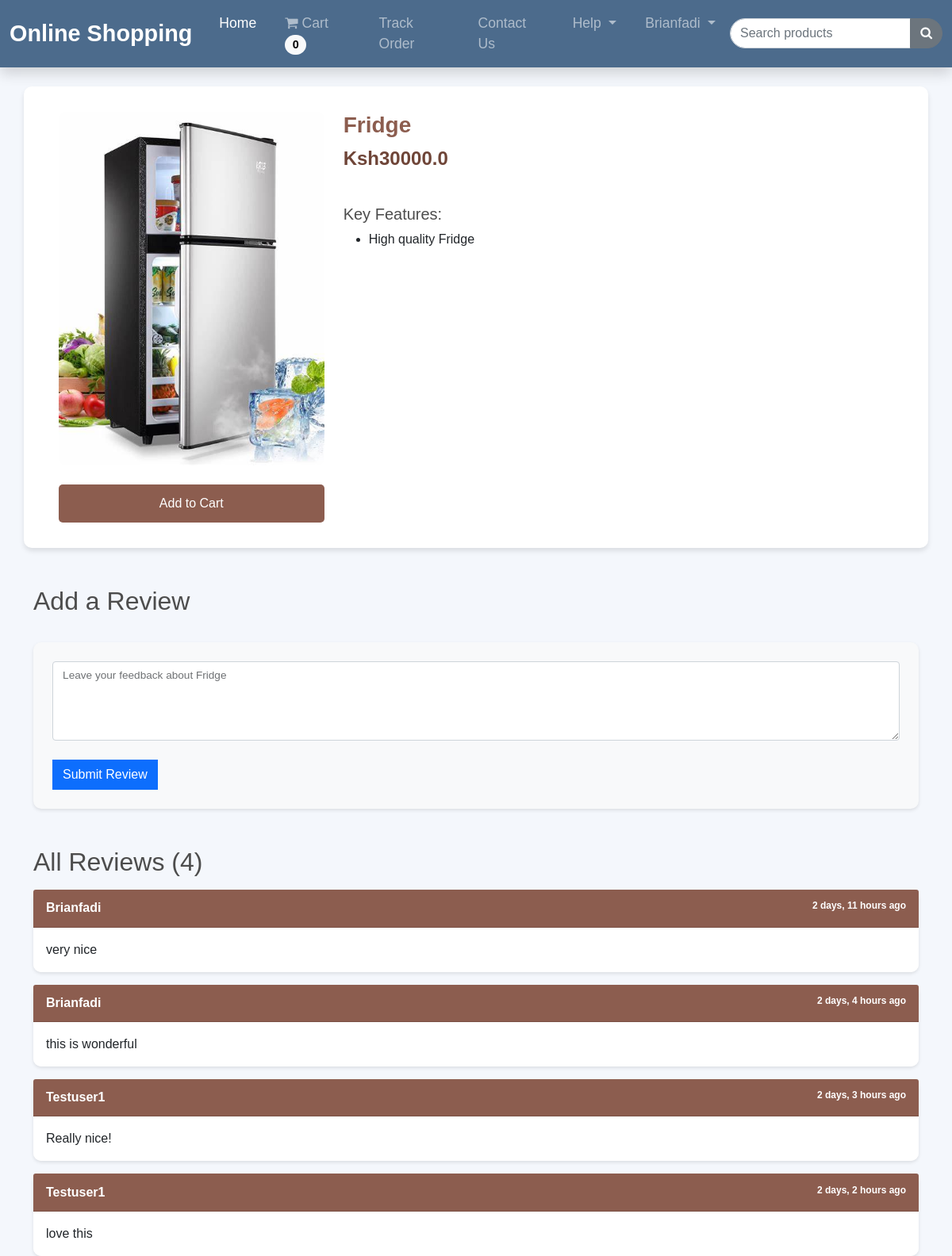
Screenshot of /product_view/3/ (signed in) with the database file from the repository.
### shop/models.py (models this page shows, shortened)
class Product(models.Model):
    name = models.CharField(max_length=100)
    price = models.FloatField()
    image = models.ImageField(upload_to="", default="")

class Feature(models.Model):
    product = models.ForeignKey(Product, on_delete=models.CASCADE)
    feature = models.CharField(max_length=1000, null=True, blank=True)

class Review(models.Model):
    customer = models.ForeignKey(Customer, on_delete=models.CASCADE)
    product = models.ForeignKey(Product, on_delete=models.CASCADE)
    content = models.TextField()
    datetime = models.DateTimeField(default=now)

class Customer(models.Model):
    user = models.OneToOneField(User, on_delete=models.CASCADE)
    name = models.CharField(max_length=100)
    email = models.CharField(max_length=100)
    phone_number = models.CharField(max_length=10, null=True, blank=True)
    def __str__(self):
        return str(self.user)

### shop/views.py (the view, shortened to what this page needs)
# urls.py: path("product_view/<int:myid>/", views.product_view, name="product_view"),
@login_required
def product_view(request, myid):
    product = get_object_or_404(Product, id=myid)
    feature = Feature.objects.filter(product=product)
    reviews = Review.objects.filter(product=product)
    data = cartData(request)
    cartItems = data['cartItems']
    return render(request, "shop/product_view.html", {
        'product': product,
        'cartItems': cartItems,
        'feature': feature,
        'reviews': reviews,
    })

### shop/inherit.py (called while the page is built)
def cartData(request):
    if request.user.is_authenticated:
        customer = request.user.customer
        order, created = Order.objects.get_or_create(customer=customer, complete=False)
        items = order.orderitem_set.all()
        cartItems = order.get_cart_items
    else:
        items = []
        order = {'get_cart_total':0, 'get_cart_items':0}
        cartItems = order['get_cart_items']
    return {'cartItems':cartItems, 'items':items, 'order':order}

### shop/models.py (called while the page is built)
    @property
    def get_cart_items(self):
        orderitems = self.orderitem_set.all()
        total = sum([item.quantity for item in orderitems])
        return total

### shop/templates/shop/product_view.html (shortened to what this page needs)
{% extends 'shop/base.html' %}
{% load humanize %}
{% load static %}
{% block body %}
<div class="container mt-4">
    <div class="row product-container">
        <div class="col-md-4 product-image">
            <img src="/media/{{ product.image }}" alt="{{ product.name }}">
            <br><br>
            <button
                data-product="{{ product.id }}"
                data-action="add"
                class="btn add-btn update-cart">
                Add to Cart
            </button>
        </div>
        <div class="col-md-8 product-details">
            <h3>{{ product.name }}</h3>
            <p class="product-price">Ksh{{ product.price }}</p>
            <br>
            <h5>Key Features:</h5>
            <ul>
                {% for i in feature %}
                <li>{{ i.feature }}</li>
                {% endfor %}
            </ul>
        </div>
    </div>
    <div class="review-section mt-5">
        <h2>Add a Review</h2>
        <form method="POST" action="/product_view/{{ product.id }}/" class="review-form">
            <div class="form-floating">
                <textarea
                    class="form-control"
                    placeholder="Leave a comment here"
                    id="floatingTextarea2"
                    style="height: 100px"
                    name="content">
                </textarea>
                <label for="floatingTextarea2">Leave your feedback about {{ product.name }}</label>
            </div>
            <br>
            <button type="submit" class="btn btn-primary">Submit Review</button>
        </form>
    </div>
    <div class="reviews-container mt-5">
        <h2>All Reviews ({{ reviews.count }})</h2>
        {% for review in reviews %}
        <div class="card mt-3">
            <div class="card-header">
                {{ review.customer }}
                <span style="float: right; font-size: 12px;">{{ review.datetime | naturaltime }}</span>
            </div>
            <div class="card-body">
                <p class="card-text">{{ review.content }}</p>
            </div>
        </div>
        {% empty %}
        <p>No reviews yet. Be the first to review this product!</p>
        {% endfor %}
    </div>
</div>
{% endblock %}

### shop/templates/shop/base.html (shortened to what this page needs)
<!doctype html>
<html lang="en">
<head>
    <link href="https://cdn.jsdelivr.net/npm/bootstrap@5.0.2/dist/css/bootstrap.min.css" rel="stylesheet"
>
    <link rel="stylesheet" href="https://cdnjs.cloudflare.com/ajax/libs/font-awesome/4.7.0/css/font-awesome.min.css">
</head>
<body style="background: #f4f7fc; font-family: 'Arial', sans-serif;">
 <nav class="navbar navbar-expand-lg navbar-dark sticky-top shadow" style="background-color: #4C6B8C;">
    <div class="container-fluid">
        <a class="navbar-brand" href="/" style="font-size: 1.8rem; font-weight: bold;">Online Shopping</a>
        <div class="collapse navbar-collapse" id="navbarContent">
            <ul class="navbar-nav me-auto mb-2 mb-lg-0">
                <li class="nav-item">
                    <a class="nav-link active" href="/" style="font-size: 1.1rem;">Home</a>
                </li>
                <li class="nav-item">
                    <a class="nav-link" href="/cart/" style="font-size: 1.1rem; position: relative;">
                        <i class="fa fa-shopping-cart"></i> Cart
                        <span class="badge bg-light rounded-pill" id="cart-count" style="color: black">
                            {{ cartItems }}
                        </span>
                    </a>
                </li>
                <li class="nav-item">
                    <a class="nav-link" href="/tracker/" style="font-size: 1.1rem;">Track Order</a>
                </li>
                <li class="nav-item">
                    <a class="nav-link" href="/contact/" style="font-size: 1.1rem;">Contact Us</a>
                </li>
                <li class="nav-item dropdown">
                    <a class="nav-link dropdown-toggle" href="#" id="helpDropdown" role="button" data-bs-toggle="dropdown" aria-expanded="false" style="font-size: 1.1rem;">
                        Help
                    </a>
                </li>
                {% if not request.user.is_authenticated %}
                <li class="nav-item">
                    <a class="nav-link" href="/register/" style="font-size: 1.1rem;">Register</a>
                </li>
                <li class="nav-item">
                    <a class="nav-link" href="/login/" style="font-size: 1.1rem;">Login</a>
                </li>
                {% else %}
                <li class="nav-item dropdown">
                    <a class="nav-link dropdown-toggle" href="#" id="accountDropdown" role="button" data-bs-toggle="dropdown" aria-expanded="false" style="font-size: 1.1rem;">
                        {{ request.user }}
                    </a>
                </li>
                {% endif %}
            </ul>
            <form class="d-flex" method="POST" action="/search/">
                <div class="input-group">
                    <input class="form-control" type="search" name="search" placeholder="Search products" aria-label="Search" style="border-radius: 30px 0 0 30px;">
                    <button class="btn btn-secondary" type="submit" style="border-radius: 0 30px 30px 0;">
                        <i class="fa fa-search"></i>
                    </button>
                </div>
            </form>
        </div>
    </div>
</nav>
    {% block body %}
    {% endblock %}
</body>
</html>

### shop/templates/shop/base.html (style rules this page uses)
body { background-color: hsl(0, 0%, 98%); }
h1, h2, h3, h4, h5, h6 { color: hsl(0, 0%, 30%); }
.btn { border-radius: 0; }

### shop/templates/shop/product_view.html (style rules this page uses)
body { background-color: #f9f9f9; }
.product-container { background: white; padding: 2rem; border-radius: 10px; box-shadow: 0px 4px 6px rgba(0, 0, 0, 0.1); }
.product-image img { max-width: 100%; border-radius: 10px; }
.product-details h3 { color: #8c5d4f; font-weight: bold; }
.product-price { font-size: 1.5rem; color: #6f4538; font-weight: bold; }
.add-btn { background-color: #8c5d4f; color: white; font-size: 1rem; padding: 0.7rem 1.5rem; border-radius: 5px; transition: background-color 0.3s ease; width: 100%; }
.review-form { margin-top: 2rem; background: #f8f9fa; padding: 1.5rem; border-radius: 10px; box-shadow: 0px 2px 4px rgba(0, 0, 0, 0.1); }
.card { border: none; border-radius: 10px; box-shadow: 0px 2px 4px rgba(0, 0, 0, 0.1); }
.card-header { background-color: #8c5d4f; color: white; border-radius: 10px 10px 0 0; padding: 0.7rem 1rem; font-weight: bold; }
.card-body { padding: 1rem; background: white; border-radius: 0 0 10px 10px; }

### rows the page displays
Product: image (picture), name "Fridge", price "30000.0"
Feature: feature "High quality Fridge"
Review: customer "Brianfadi", datetime "2 days, 11 hours ago", content "very nice"
Review: customer "Brianfadi", datetime "2 days, 4 hours ago", content "this is wonderful"
Review: customer "Testuser1", datetime "2 days, 3 hours ago", content "Really nice!"
Review: customer "Testuser1", datetime "2 days, 2 hours ago", content "love this"

### other values shown
{{ cartItems }} "0"
{{ request.user }} "Brianfadi"
{{ reviews.count }} "4"
